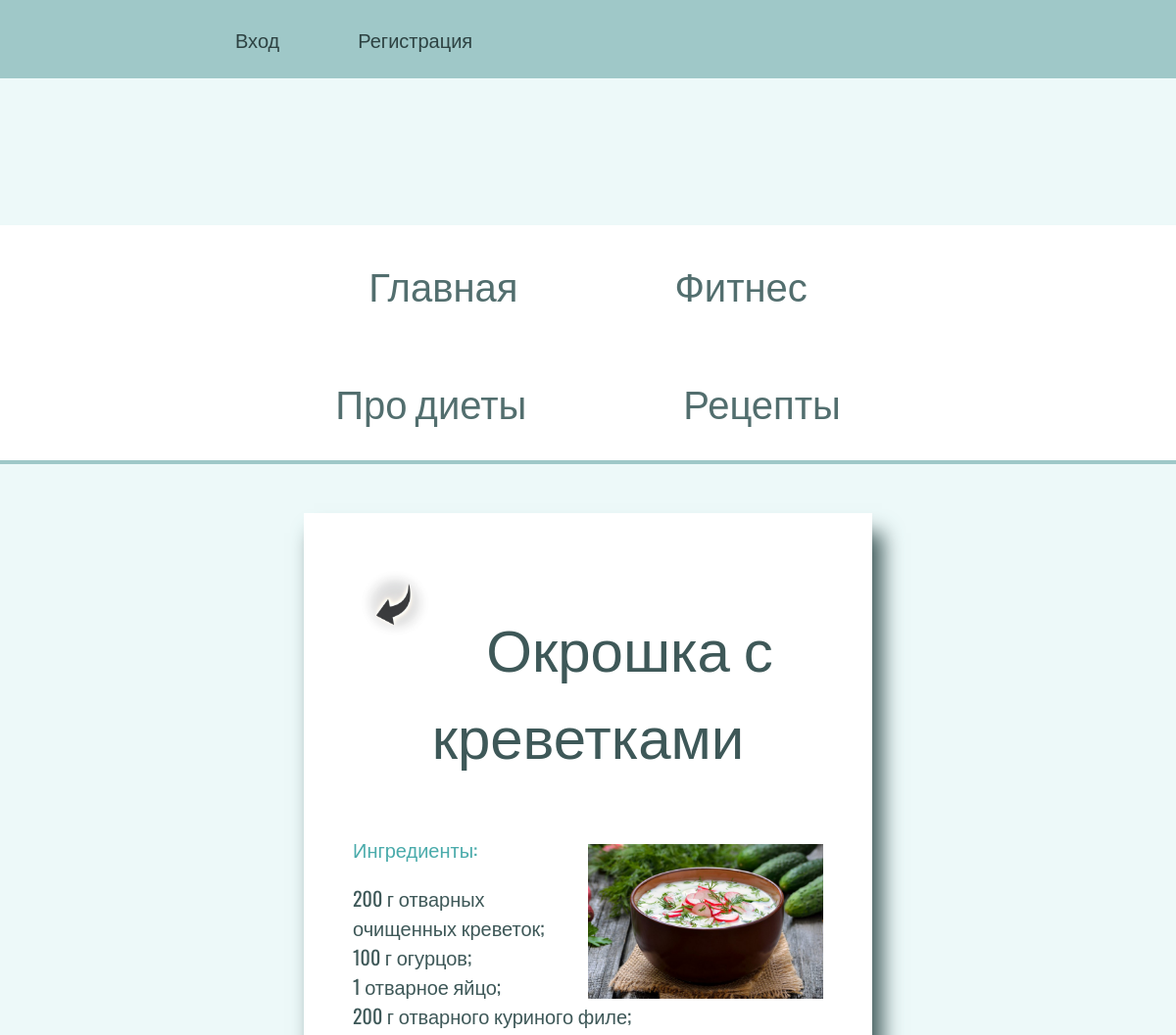
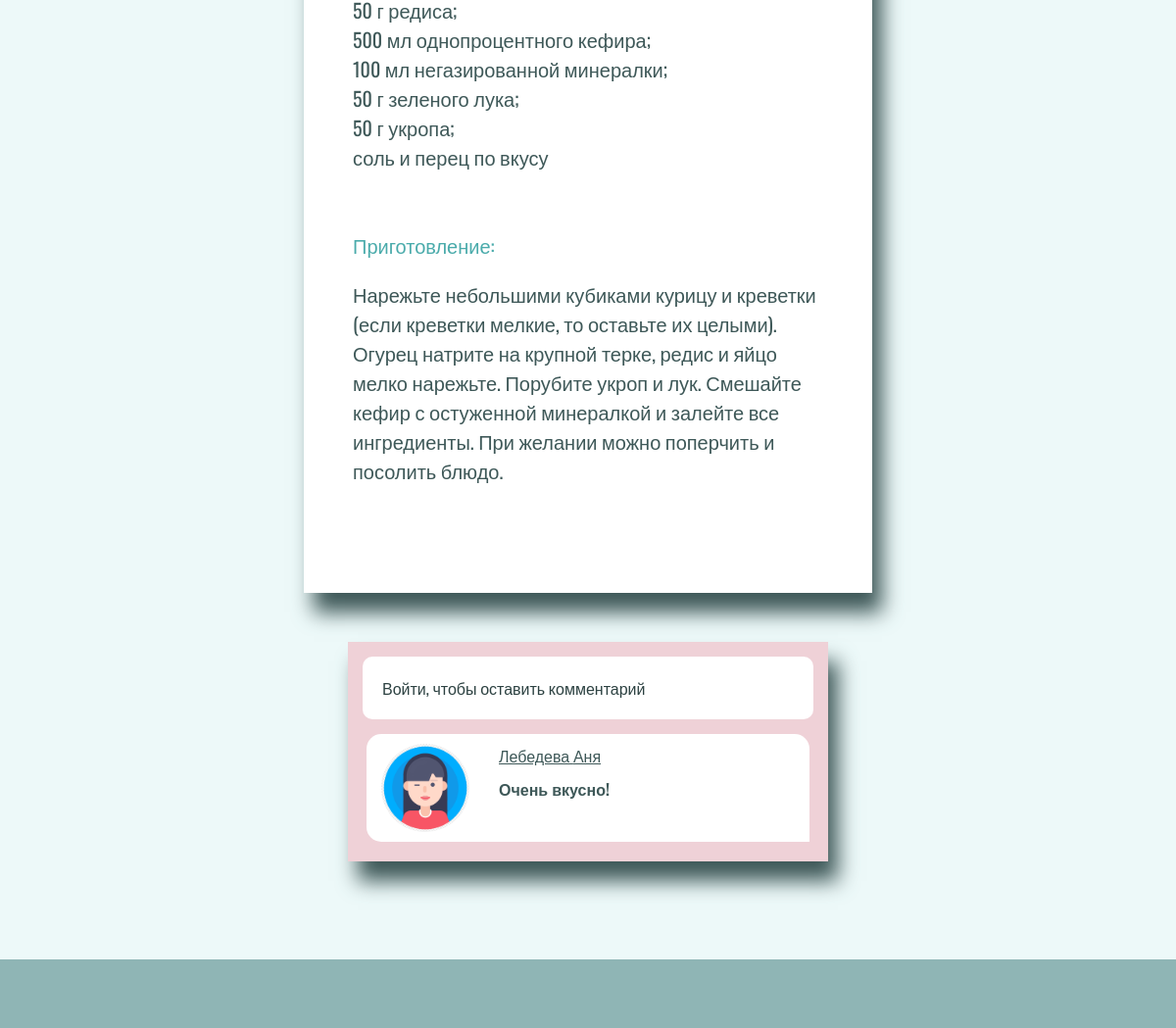
Screenshot of /recipe/16 with the database file from the repository (2 pictures, top to bottom).
### food/models.py (models this page shows, shortened)
class Recipies(models.Model):
    title = models.CharField(max_length=200, verbose_name='Название рецепта')
    image = models.ImageField(upload_to='recipes/', verbose_name='Фото')
    ingredients = models.TextField(verbose_name='Ингредиенты')
    description = models.TextField(verbose_name='Текст рецепта')
    date = models.DateTimeField(auto_now_add=True)
    class Meta:
        ordering = ['-date']

class RewiewRecipe(models.Model):
    owner = models.ForeignKey(Profile, on_delete=models.CASCADE)
    recipe = models.ForeignKey(Recipies, on_delete=models.CASCADE)
    body = models.TextField(verbose_name='Комментарий')
    date = models.DateTimeField(auto_now_add=True)
    class Meta:
        ordering = ['-date']

### user/models.py (models this page shows, shortened)
class Profile(models.Model):
    user = models.OneToOneField(User, on_delete=models.CASCADE, null=True, blank=True)
    username = models.CharField(max_length=200, null=True, blank=True)
    name = models.CharField(max_length=200, null=True, blank=True)
    last_name = models.CharField(max_length=200, null=True, blank=True)
    email = models.EmailField(max_length=200, null=True, blank=True)
    date_of_birth = models.DateTimeField(blank=True, null=True)
    start_weight = models.IntegerField(blank=True, null=True)
    profile_photo = models.ImageField(upload_to='profile/', default='profile/photo_profile.jpg')
    social_website = models.CharField(max_length=200, null=True, blank=True)

### food/views.py (the view, shortened to what this page needs)
# urls.py: path('recipe/<str:id>', views.recipe, name='recipe'),
def recipe(request, id):
    cook = get_object_or_404(Recipies, id=id)
    form = ReviewFormRecipe()
    return render(request, 'food/recipe.html', {'recipe': cook, 'form': form})

### food/templates/food/recipe.html (shortened to what this page needs)
{% extends 'food/base.html' %}
{% load static %}
{% block content %}
<div class="detail">
    <div class="back"><a href="{% url 'recipes' %}"><img src="{% static 'food/2.jpg' %}" alt=""></a></div>
    <h1>{{ recipe.title }}</h1>
    <img src="{{ recipe.image.url }}" alt="" id="meal">
    <div id="ingredient">
        <p class="decor">Ингредиенты:{{ recipe.ingredients|linebreaks }}</p>
    </div>
    <div id="description">
        <p class="decor">Приготовление:{{ recipe.description|linebreaks }}</p>
    </div>
</div>
<div class="comments">
    <div class="comment_list">
        {% if request.user.is_authenticated %}
        <form class="form" action="{% url 'recipe' recipe.id  %}" method="POST">
            {% csrf_token %}
            {% for field in form %}
            <div class="form__field">
                <label>{{ field.label }}: </label>
                {{ field }}
            </div>
            {% endfor %}
            <input class='comment_input' type="submit" value="Оставить комментарий"/>
        </form>
        {% else %}
        <a href="{% url 'login-user' %}">Войти, чтобы оставить комментарий</a>
        {% endif %}
    </div>
    {% for review in recipe.rewiewrecipe_set.all %}
    {% if review.body %}
    <div class="comment">
        <img src="{{ review.owner.profile_photo.url }}" alt="" class="img_comment">
        {% if review.owner.name is not None and review.owner.last_name is not None %}
        <div><u>{{ review.owner.last_name }} {{ review.owner.name }}</u></div>
        {% else %}
        <div><u>{{ review.owner.username }}</u></div>
        {% endif %}
        <p><b>{{ review.body|linebreaksbr }}</b></p>
    </div>
    {% endif %}
    {% endfor %}
</div>
{% endblock %}

### food/static/css/style.css (style rules this page uses)
body { padding: 0; margin: 0; font-family: 'Oswald', sans-serif; background-color: #edf9f9; }
h1 { text-align: center; color: #3e5858; }
a { text-decoration: none; color: #2d4242; }
.detail { margin: 50px auto; width: 40%; min-height: 500px; padding: 50px; color: #3e5858; background-color: #ffffff; box-shadow: 10px 20px 20px #3e5858; }
.detail h1 { text-align: center; margin-bottom: 60px; font-weight: 400; font-size: 60px; }
.detail p { font-weight: 400; font-size: 20px; }
.back img { height: 85px; background-color: aliceblue; float: left; }
#ingredient { padding: 0; list-style: none; }
#description { list-style: none; margin-bottom: 30px; margin-top: 30px; padding: 10px 0; }
#meal { float: right; right: 0; width: 50%; height: 50%; margin-top: 10px; }
.decor { font-size: 30px; color: #4aabab; }
.comments { padding: 5px; margin: 50px auto; width: 40%; max-width: 550px; color: #3e5858; background-color: #ffffff; box-shadow: 10px 20px 20px #3e5858; background-color: rgb(239, 209, 215); }
.comment { width: 90%; min-height: 90px; background-color: #ffffff; margin: 15px auto; padding: 10px; border-radius: 15px 15px 0 15px; }
.comment p { margin-top: 10px; }
.img_comment { object-fit: cover; width: 90px; height: 90px; float: left; border-radius: 100%; margin: 0 30px 0 5px; }
.comment_list { background-color: #ffffff; margin: 10px; border-radius: 10px; padding: 20px; }

### rows the page displays
Recipies: title "Окрошка с креветками", image (picture), ingredients "200 г отварных очищенных креветок; 100 г огурцов; 1 отварное яйцо; 200 г отварного куриного филе; 50 г редиса; 500 мл однопроцентного кефира; 100 мл негазированной минералки; 50 г зеленого лука; 50 г укропа; соль и перец по вкусу", description "Нарежьте небольшими кубиками курицу и креветки (если креветки мелкие, то оставьте их целыми). Огурец натрите на крупной терке, редис и яйцо мелко нарежьте. Порубите укроп и лук. Смешайте кефир с остуженной минералкой и залейте все ингредиенты. При желании можно поперчить и посолить блюдо."
RewiewRecipe: owner.profile_photo (picture), owner.last_name "Лебедева", owner.name "Аня", body "Очень вкусно!"
